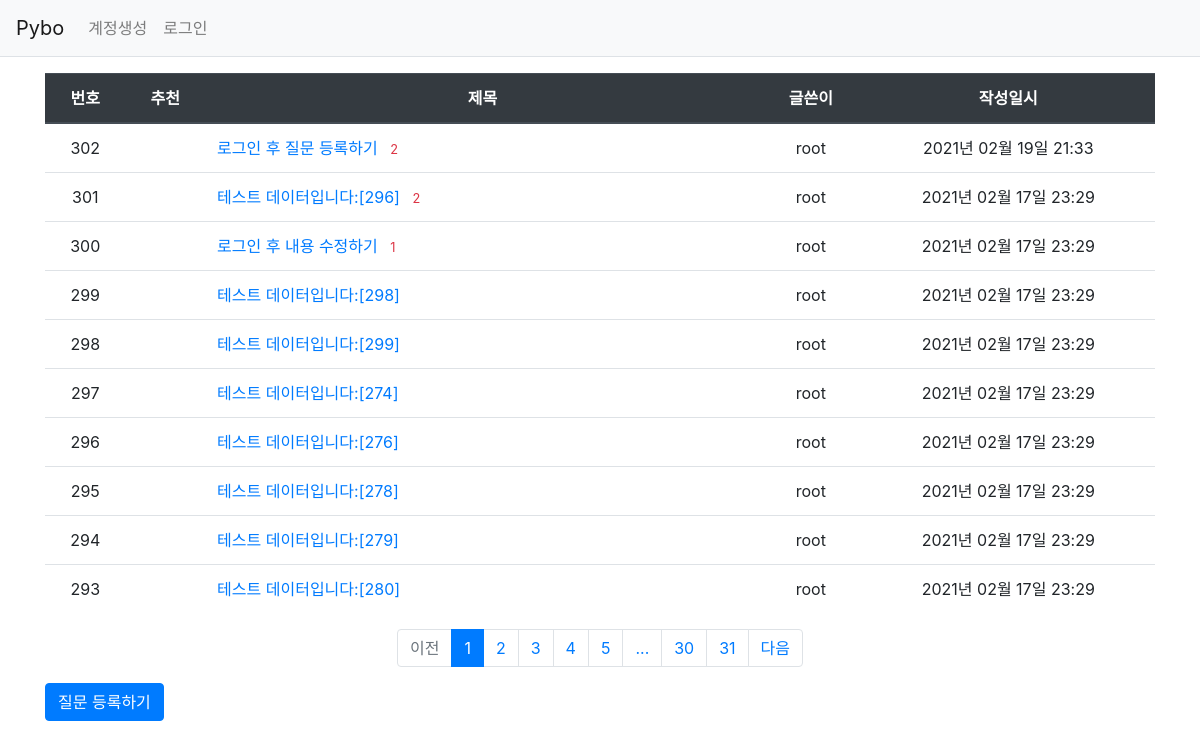
Page /question/list/ on the earlier database version.
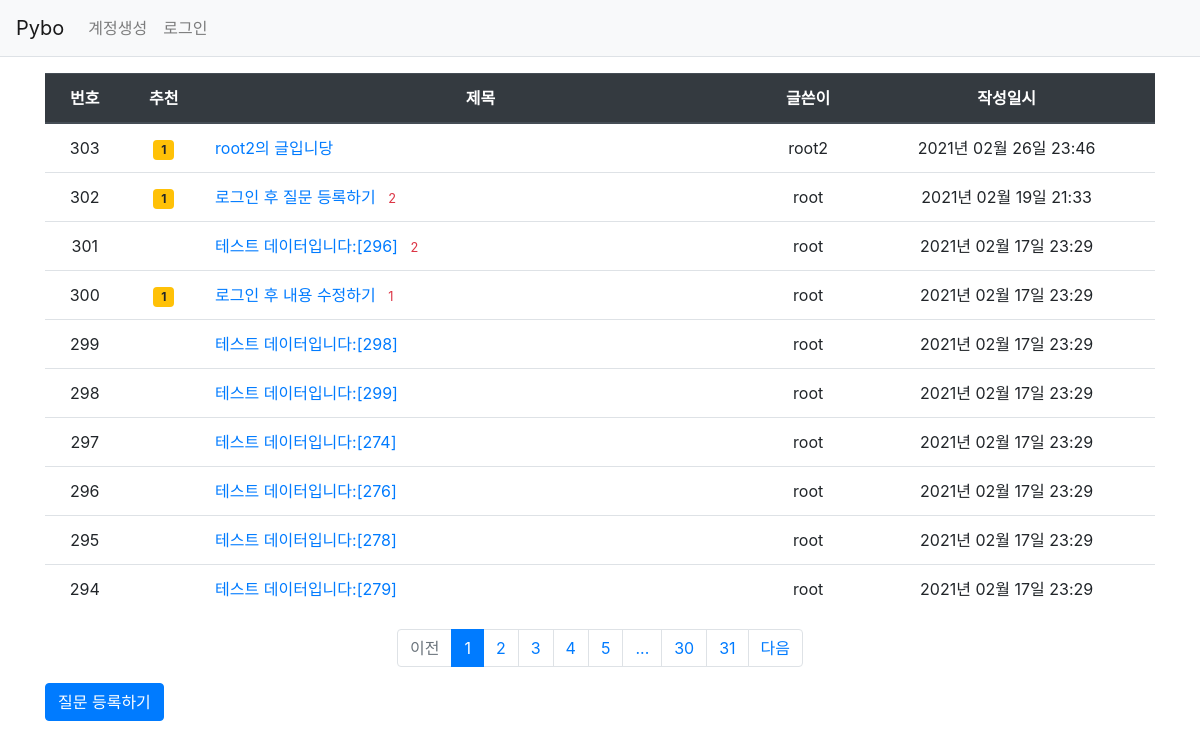
Same page on the later database version.
### pybo/models.py (models this page shows)
class Question(db.Model):   # 모든 모델의 기본 클래스인 db.Model 상속받음.
    id = db.Column(db.Integer, primary_key=True)
    subject = db.Column(db.String(200), nullable=False)
    content = db.Column(db.Text(), nullable=False)
    create_date = db.Column(db.DateTime(), nullable=False)
    modify_date = db.Column(db.DateTime(), nullable=True)
    voter = db.relationship('User', secondary=question_voter, backref=db.backref('question_voter_set'))
    user_id = db.Column(db.Integer, db.ForeignKey('user.id', ondelete='CASCADE'), nullable=False)
    user = db.relationship('User', backref=db.backref('question_set'))

class User(db.Model):
    id = db.Column(db.Integer, primary_key=True)    # 자동으로 증가하는 user 모델의 기본 키
    username = db.Column(db.String(150), unique=True, nullable=False)
    password = db.Column(db.String(200), nullable=False)
    email = db.Column(db.String(120), unique=True, nullable=False)

### pybo/views/question_views.py (the view)
@bp.route('/list/')
def _list():
    page = request.args.get('page', type=int, default=1)    # 페이징 기능 구현
    question_list = Question.query.order_by(Question.create_date.desc())
    question_list = question_list.paginate(page, per_page=10)
    return render_template('question/question_list.html', question_list=question_list)

### pybo/filter.py (called while the page is built)
def format_datetime(value, fmt='%Y년 %m월 %d일 %H:%M'):
    return value.strftime(fmt)

### pybo/views/auth_views.py (called while the page is built)
@bp.before_app_request
def load_logged_in_user():
    user_id = session.get('user_id')
    if user_id is None:
        g.user = None
    else:
        g.user = User.query.get(user_id)

### pybo/templates/question/question_list.html
{% extends 'base.html' %}
{% block content %}
<div class="container my-3">
    <table class="table">
        <thead>
            <tr class="text-center thead-dark">
                <th>번호</th>
                <th>추천</th>
                <th style="width:50%">제목</th>
                <th>글쓴이</th>
                <th>작성일시</th>
            </tr>
        </thead>
        <tbody>
            {% if question_list %}
            {% for question in question_list.items %}
            <tr class="text-center">
                <td>{{ question_list.total - ((question_list.page-1) * question_list.per_page) - loop.index0 }}</td>
                <td>
                    {% if question.voter|length > 0 %}
                    <span class="badge badge-warning px-2 py-1">{{ question.voter|length }}</span>
                    {% endif %}
                </td>
                <td class="text-left">
                    <a href="{{url_for('question.detail', question_id=question.id)}}">
                        {{question.subject}}
                    </a>
                    {% if question.answer_set|length > 0 %}
                    <span class="text-danger small ml-2">{{ question.answer_set|length }}</span>
                    {% endif %}
                </td>
                <td>{{ question.user.username }}</td>
                <td>{{question.create_date|datetime}}</td>
            </tr>
            {% endfor %}
            {% else %}
            <tr>
                <td colspan="3">질문이 없습니다.</td>
            </tr>
            {% endif %}
        </tbody>
    </table>
    <ul class="pagination justify-content-center">
        {% if question_list.has_prev %}
        <li class="page-item">
            <a class="page-link" href="?page={{ question_list.prev_num }}">이전</a>
        </li>
        {% else %}
        <li class="page-item disabled">
            <a class="page-link" tabindex="-1" aria-disabled="true" href="#">이전</a>
        </li>
        {% endif %}
        {% for page_num in question_list.iter_pages() %}
            {% if page_num %}
                {% if page_num != question_list.page %}
                <li class="page-item">
                    <a class="page-link" href="?page={{ page_num }}">{{ page_num }}</a>
                </li>
                {% else %}
                <li class="page-item active" aria-current="page">
                    <a class="page-link" href="#">{{ page_num }}</a>
                </li>
                {% endif %}
            {% else %}
                <li class="disabled">
                    <a class="page-link" href="#">...</a>
                </li>
            {% endif %}
        {% endfor %}
        {% if question_list.has_next %}
        <li class="page-item">
            <a class="page-link" href="?page={{ question_list.next_num }}">다음</a>
        </li>
        {% else %}
        <li class="page-item disabled">
            <a class="page-link" tabindex="-1" aria-disabled="true" href="#">다음</a>
        </li>
        {% endif %}
    </ul>
    <a href = "{{ url_for('question.create') }}" class="btn btn-primary">질문 등록하기</a>
</div>
{% endblock %}

### pybo/templates/base.html (shortened to what this page needs)
<!DOCTYPE html>
<html lang="en">
<head>
    <link rel="stylesheet" href="{{url_for('static', filename='bootstrap.min.css')}}">
    <link rel="stylesheet" href="{{url_for('static', filename='style.css')}}">
</head>
<body>
    {% include "navbar.html" %}
    {% block content %}
    {% endblock %}
</body>
</html>

### pybo/templates/navbar.html (shortened to what this page needs)
<nav class="navbar navbar-expand-lg navbar-light bg-light border-bottom">
    <a class="navbar-brand" href="{{ url_for('main.index') }}">Pybo</a>
    <div class="collapse navbar-collapse flex-grow-0" id="navbarNav">
        {% if g.user %}
        <ul class="navbar-nav">
            <li class="nav-item ">
                <a class="nav-link" href="{{ url_for('auth.logout') }}">{{ g.user.username }} (로그아웃)</a>
            </li>
        </ul>
        {% else %}
        <ul class="navbar-nav">
            <li class="nav-item ">
                <a class="nav-link" href="{{ url_for('auth.signup') }}">계정생성</a>
            </li>
            <li class="nav-item ">
                <a class="nav-link" href="{{ url_for('auth.login') }}">로그인</a>
            </li>
        </ul>
        {% endif %}
    </div>
</nav>

Differences in the rows shown:
no longer on this page (row unchanged): Question: total "293", subject "테스트 데이터입니다:[280]", user.username "root", create_date "2021년 02월 17일 23:29"
added Question: total "303", voter|length "1", subject "root2의 글입니당", user.username "root2", create_date "2021년 02월 26일 23:46"
shown differently, row unchanged: Question "로그인 후 질문 등록하기": voter|length (not shown) → "1"
shown differently, row unchanged: Question "로그인 후 내용 수정하기": voter|length (not shown) → "1"
